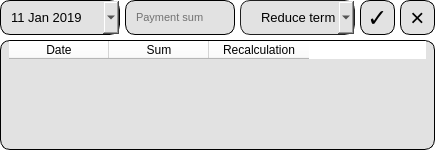
<?xml version="1.0" encoding="UTF-8"?>
<ui version="4.0">
 <class>my_widget</class>
 <widget class="QWidget" name="my_widget">
  <property name="geometry">
   <rect>
    <x>0</x>
    <y>0</y>
    <width>435</width>
    <height>150</height>
   </rect>
  </property>
  <property name="windowTitle">
   <string>Form</string>
  </property>
  <property name="styleSheet">
   <string notr="true">background-color: rgb(255, 255, 255);</string>
  </property>
  <layout class="QVBoxLayout" name="verticalLayout">
   <property name="spacing">
    <number>0</number>
   </property>
   <property name="leftMargin">
    <number>0</number>
   </property>
   <property name="topMargin">
    <number>0</number>
   </property>
   <property name="rightMargin">
    <number>0</number>
   </property>
   <property name="bottomMargin">
    <number>0</number>
   </property>
   <item>
    <layout class="QGridLayout" name="widget_layout">
     <property name="spacing">
      <number>5</number>
     </property>
     <item row="0" column="0">
      <widget class="QDateEdit" name="pay_date">
       <property name="sizePolicy">
        <sizepolicy hsizetype="Expanding" vsizetype="Expanding">
         <horstretch>0</horstretch>
         <verstretch>0</verstretch>
        </sizepolicy>
       </property>
       <property name="minimumSize">
        <size>
         <width>120</width>
         <height>35</height>
        </size>
       </property>
       <property name="maximumSize">
        <size>
         <width>120</width>
         <height>35</height>
        </size>
       </property>
       <property name="font">
        <font>
         <pointsize>10</pointsize>
        </font>
       </property>
       <property name="styleSheet">
        <string notr="true">QDateEdit {
    border-radius: 10px;
    padding: 0 8px;
	background-color: rgb(226, 226, 226);
	color:black;
	border: 1px solid black;
}

QDateEdit::drop-down {
    image: url(:down_arrow.png);
	width: 20px;
	height: 35px;
	margin-right: 5px;
}


QDateEdit QCalendarWidget {
    color: black;
}

QDateEdit QCalendarWidget QAbstractItemView {
    background-color: white;
    color: black;
}

QDateEdit QCalendarWidget QToolButton {
    color: black;
}

QDateEdit QCalendarWidget QToolButton QMenu {
    color: black;
}</string>
       </property>
       <property name="calendarPopup">
        <bool>true</bool>
       </property>
       <property name="date">
        <date>
         <year>2019</year>
         <month>1</month>
         <day>11</day>
        </date>
       </property>
      </widget>
     </item>
     <item row="1" column="0" colspan="5">
      <widget class="QTableWidget" name="table">
       <property name="font">
        <font>
         <pointsize>10</pointsize>
        </font>
       </property>
       <property name="styleSheet">
        <string notr="true">QTableWidget::item:selected {
	background-color: rgb(175, 97, 33);
	color: rgb(255, 255, 255);
}

QTableWidget {
    border-radius: 10px;
    padding: 0 8px;
	background-color: rgb(226, 226, 226);
	color:black;
	color: rgb(0, 0, 0);
	gridline-color: rgb(0, 0, 0);
	border: 1px solid black;
}

QTableCornerButton::section { 
	background-color: rgb(226, 226, 226); 
}
</string>
       </property>
       <property name="verticalScrollMode">
        <enum>QAbstractItemView::ScrollPerPixel</enum>
       </property>
       <property name="horizontalScrollMode">
        <enum>QAbstractItemView::ScrollPerPixel</enum>
       </property>
       <property name="rowCount">
        <number>0</number>
       </property>
       <column>
        <property name="text">
         <string>Date</string>
        </property>
       </column>
       <column>
        <property name="text">
         <string>Sum</string>
        </property>
       </column>
       <column>
        <property name="text">
         <string>Recalculation</string>
        </property>
       </column>
      </widget>
     </item>
     <item row="0" column="1">
      <widget class="QLineEdit" name="pay_sum">
       <property name="sizePolicy">
        <sizepolicy hsizetype="Expanding" vsizetype="Expanding">
         <horstretch>0</horstretch>
         <verstretch>0</verstretch>
        </sizepolicy>
       </property>
       <property name="minimumSize">
        <size>
         <width>110</width>
         <height>35</height>
        </size>
       </property>
       <property name="maximumSize">
        <size>
         <width>110</width>
         <height>35</height>
        </size>
       </property>
       <property name="font">
        <font>
         <pointsize>8</pointsize>
        </font>
       </property>
       <property name="styleSheet">
        <string notr="true">    border-radius: 10px;
    padding: 0 8px;
	background-color: rgb(226, 226, 226);
	color:black;
	border: 1px solid black;</string>
       </property>
       <property name="text">
        <string/>
       </property>
       <property name="placeholderText">
        <string>Payment sum</string>
       </property>
      </widget>
     </item>
     <item row="0" column="4" alignment="Qt::AlignHCenter|Qt::AlignVCenter">
      <widget class="QPushButton" name="clean_table">
       <property name="sizePolicy">
        <sizepolicy hsizetype="Expanding" vsizetype="Expanding">
         <horstretch>0</horstretch>
         <verstretch>0</verstretch>
        </sizepolicy>
       </property>
       <property name="minimumSize">
        <size>
         <width>35</width>
         <height>35</height>
        </size>
       </property>
       <property name="maximumSize">
        <size>
         <width>35</width>
         <height>35</height>
        </size>
       </property>
       <property name="font">
        <font>
         <pointsize>18</pointsize>
        </font>
       </property>
       <property name="styleSheet">
        <string notr="true">QPushButton {
border-radius: 10px;
background-color: rgb(226, 226, 226);
color:black;
border: 1px solid black;
}

QPushButton:pressed {
background-color: rgb(170, 44, 33);
}</string>
       </property>
       <property name="text">
        <string>×</string>
       </property>
      </widget>
     </item>
     <item row="0" column="2">
      <widget class="QComboBox" name="pay_type">
       <property name="sizePolicy">
        <sizepolicy hsizetype="Expanding" vsizetype="Expanding">
         <horstretch>0</horstretch>
         <verstretch>0</verstretch>
        </sizepolicy>
       </property>
       <property name="minimumSize">
        <size>
         <width>110</width>
         <height>35</height>
        </size>
       </property>
       <property name="maximumSize">
        <size>
         <width>16777215</width>
         <height>35</height>
        </size>
       </property>
       <property name="font">
        <font>
         <pointsize>10</pointsize>
        </font>
       </property>
       <property name="styleSheet">
        <string notr="true">QComboBox
{
    subcontrol-origin: padding;
    subcontrol-position: top right;
    selection-background-color: rgb(226, 226, 226);
    selection-color: black; /* Изменено для контраста с белым */
    color: black; /* Изменено для видимости на светлом фоне */
    background-color: rgb(226, 226, 226);
    border-style: solid;
    border: 1px solid #1e1e1e;
    border-radius: 10px;
    padding: 1px 0px 1px 20px;
}

QComboBox:!on
{
    color: black; /* Изменено для видимости */
    background-color: rgb(226, 226, 226);
}

QComboBox QAbstractItemView
{
    border: 2px solid darkgray;
    color: black; /* Изменено для видимости */
    selection-background-color: rgb(226, 226, 226);
	background-color: white;
}

QComboBox::drop-down {
    image: url(:down_arrow.png);
	width: 20px;
	height: 35px;
	margin-right: 5px;
}</string>
       </property>
       <item>
        <property name="text">
         <string>Reduce term</string>
        </property>
       </item>
       <item>
        <property name="text">
         <string>Reduce payment</string>
        </property>
       </item>
      </widget>
     </item>
     <item row="0" column="3" alignment="Qt::AlignHCenter|Qt::AlignVCenter">
      <widget class="QPushButton" name="add_to_table">
       <property name="sizePolicy">
        <sizepolicy hsizetype="Expanding" vsizetype="Expanding">
         <horstretch>0</horstretch>
         <verstretch>0</verstretch>
        </sizepolicy>
       </property>
       <property name="minimumSize">
        <size>
         <width>35</width>
         <height>35</height>
        </size>
       </property>
       <property name="maximumSize">
        <size>
         <width>35</width>
         <height>35</height>
        </size>
       </property>
       <property name="font">
        <font>
         <pointsize>18</pointsize>
        </font>
       </property>
       <property name="styleSheet">
        <string notr="true">QPushButton {
border-radius: 10px;
background-color: rgb(226, 226, 226);
color:black;
border: 1px solid black;
}

QPushButton:pressed {
background-color: rgb(175, 97, 33);
}</string>
       </property>
       <property name="text">
        <string>✓</string>
       </property>
      </widget>
     </item>
    </layout>
   </item>
  </layout>
 </widget>
 <resources/>
 <connections/>
</ui>
